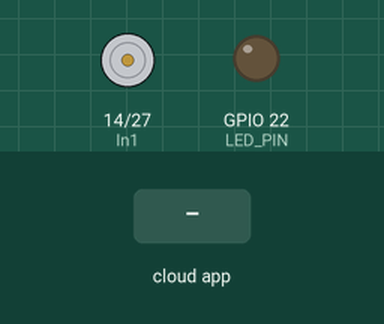
Recording of a sketch running on a simulated ESP32. Parts: motor-driver pin pairs drawn as motors (green arrow = first pin HIGH = forward, orange = second pin HIGH = backward, longer = more drive, scaled by the enable pin), output pins drawn as LEDs (lit = HIGH). Inputs (shaded band) come from the test bench. The ROS host is connected and sends only what is stated.

Above: at 3.2 s.
3.3 s: the phone or cloud app sets cmd_pwm_robotronicos to -100
At 4.5 s:
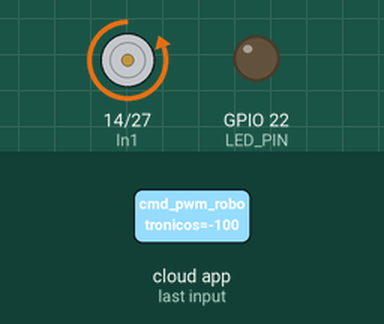
4.8 s: the phone or cloud app sets cmd_pwm_robotronicos to 100
At 6.0 s:
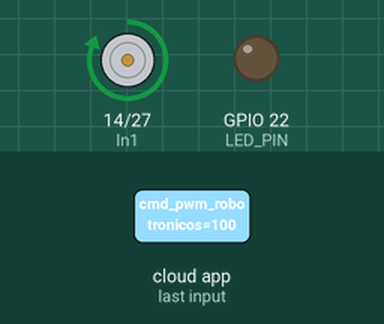
6.3 s: the phone or cloud app sets cmd_pwm_robotronicos to 0
At 7.6 s:
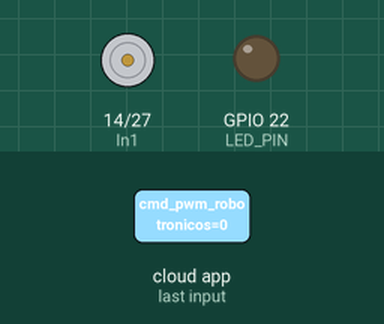
Timing chart, 0 to 9.3 s (numbered marks = the images above; inputs shaded):
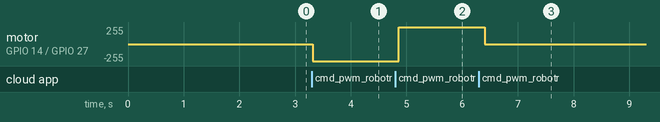

The sketch:

PWM_robotronicos.ino
```cpp
// Include Libraries to be used
#include <micro_ros_arduino.h>    //micro-ros-arduino library
#include <rcl/rcl.h>              //Core ROS 2 Client Library (RCL) for node management.
#include <rcl/error_handling.h>   //Error handling utilities for Micro-ROS.
#include <rclc/rclc.h>            //Micro-ROS Client library for embedded devices.
#include <rclc/executor.h>        //Micro-ROS Executor to manage callbacks
#include <std_msgs/msg/float32.h> //Predefined ROS 2 message type for float32
#include <stdio.h>                //Standard I/O library for debugging.
#include <math.h>

//Specifies GPIO pin 13 for controlling an LED
#define ENA 26
#define In1 14
#define In2 27

//Declare nodes to be used
rcl_node_t node;            //Represents a ROS 2 Node running on the microcontroller.

//Instantiate executor and its support classes
rclc_executor_t executor;   //Manages task execution (timers, callbacks, etc.).
rclc_support_t support;     //Handles initialization & communication setup.
rcl_allocator_t allocator;  //Manages memory allocation.

//Declare Publishers to be used
rcl_publisher_t publisher_pwm;  //Declares a ROS 2 publisher for sending messages.

//Declare Subscribers to be used
rcl_subscription_t subscriber;

//Declare Messages to be used
std_msgs__msg__Float32 msg_PWM;  //Defines a message of type Float32.

//Define Macros to be used
#define RCCHECK(fn) { rcl_ret_t temp_rc = fn; if((temp_rc != RCL_RET_OK)){error_loop();}}
#define RCSOFTCHECK(fn) { rcl_ret_t temp_rc = fn; if((temp_rc != RCL_RET_OK)){}}

//Specifies GPIO pin 13 for controlling an LED
#define LED_PIN 22

// PWM Configuration
#define PWM_FRQ 980 //Define PWM Frequency
#define PWM_RES 8  //Define PWM Resolution
#define PWM_CHNL 0    //Define Channel
#define MSG_MIN_VAL -1 //Define min input value
#define MSG_MAX_VAL 1 //Define max input value

// Variables to be used
float pwm_set_point = 0.0;

//Define Error Functions
void error_loop(){
  while(1){
    digitalWrite(LED_PIN, !digitalRead(LED_PIN)); // Toggle LED state
    delay(100); // Wait 100 milliseconds
  }
}

//Define callbacks
void subscription_callback(const void *motor_robotronicos)
{
  //Get the message received and store it on the message msg
  const std_msgs__msg__Float32 *msg = (const std_msgs__msg__Float32 *)motor_robotronicos;
  pwm_set_point = constrain(msg->data, MSG_MIN_VAL, MSG_MAX_VAL);

  //Movimiento del motor
  if (pwm_set_point > 0){
    digitalWrite(In1, HIGH);
    digitalWrite(In2, LOW);
  } else if (pwm_set_point == 0) {
    digitalWrite(In1, LOW);
    digitalWrite(In2, LOW);
  } else {
    digitalWrite(In1, LOW);
    digitalWrite(In2, HIGH);
  }

  int val_PWM = (int)(fabs(pwm_set_point) * 255);  // PMW entre 0 y 255
  ledcWrite(PWM_CHNL, val_PWM);

  //Publica el valor de PWM
  msg_PWM.data = pwm_set_point;
  RCSOFTCHECK(rcl_publish(&publisher_pwm, &msg_PWM, NULL));
}

//Setup
void setup() {
  // Initializes communication between ESP32 and the ROS 2 agent (Serial).
  set_microros_transports();

  //Setup Microcontroller Pins
  pinMode(ENA, OUTPUT);
  pinMode(In1, OUTPUT);
  pinMode(In2, OUTPUT);
  pinMode(LED_PIN, OUTPUT);
  ledcSetup(PWM_CHNL, PWM_FRQ, PWM_RES);  //Setup the PWM
  ledcAttachPin(ENA, PWM_CHNL);       //Setup Attach the Pin to the Channel

  //Connection delay
  delay(2000);

  //Initializes memory allocation for Micro-ROS operations.
  allocator = rcl_get_default_allocator();

  //Creates a ROS 2 support structure to manage the execution context.
  RCCHECK(rclc_support_init(&support, 0, NULL, &allocator));

  // create node
  RCCHECK(rclc_node_init_default(&node, "motor_robotronicos", "", &support));

  // create publisher
  RCCHECK(rclc_publisher_init_default(
    &publisher_pwm,
    &node,
    ROSIDL_GET_MSG_TYPE_SUPPORT(std_msgs, msg, Float32),
    "pwm_robotronicos"));

  // create subscriber
  RCCHECK(rclc_subscription_init_default(
    &subscriber,
    &node,
    ROSIDL_GET_MSG_TYPE_SUPPORT(std_msgs, msg, Float32),
    "cmd_pwm_robotronicos"));

  // Initializes the Micro-ROS Executor, which manages tasks and callbacks.
  RCCHECK(rclc_executor_init(&executor, &support.context, 2, &allocator));

  RCCHECK(rclc_executor_add_subscription(&executor, &subscriber, &msg_PWM, &subscription_callback, ON_NEW_DATA));
}

void loop() {
  //Executor Spin
  delay(100);
  RCSOFTCHECK(rclc_executor_spin_some(&executor, RCL_MS_TO_NS(100)));
}
```

Measured:
- after the input at 3.3 s, motor on GPIO 14 (In1) / GPIO 27 (In2): stopped → backward 255/255 at once
- after the input at 4.8 s, motor on GPIO 14 (In1) / GPIO 27 (In2): backward 255/255 → forward 255/255 after 0.06 s
- after the input at 6.3 s, motor on GPIO 14 (In1) / GPIO 27 (In2): forward 255/255 → stopped after 0.10 s
